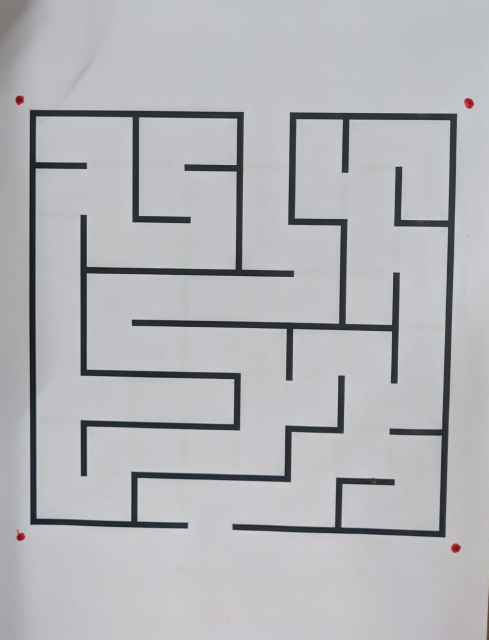
#> input picture maze.jpeg, 978 x 1280 px, given in place of maze.jpg, which was not available (shown at 1/2 size)
$ python Maze_Solver_code.py
#> lines starting #> are read from the running program, lines starting #| are printed output that depends on the picture; after the words box and inside, x2 and y2 are one past the last pixel; in counts of white or black regions, pixels touching at a corner belong together; pictures that were not available may be replaced by others from this repository, and a replacement may not be noted
import cv2
import numpy as np
import serial
import time

points=[]
c=[]
p=0

# [11 lines of commented-out code are left out]

frame = cv2.imread('maze.jpg')   #see to that the image is rotated manually such that the maze opening and closing is in top to bottom direction and not left to right
#> frame is the input picture: shape (1280, 978, 3); mean B, G, R 183.5, 180, 179.3
frame=cv2.resize(frame,(600,600),interpolation=cv2.INTER_AREA)
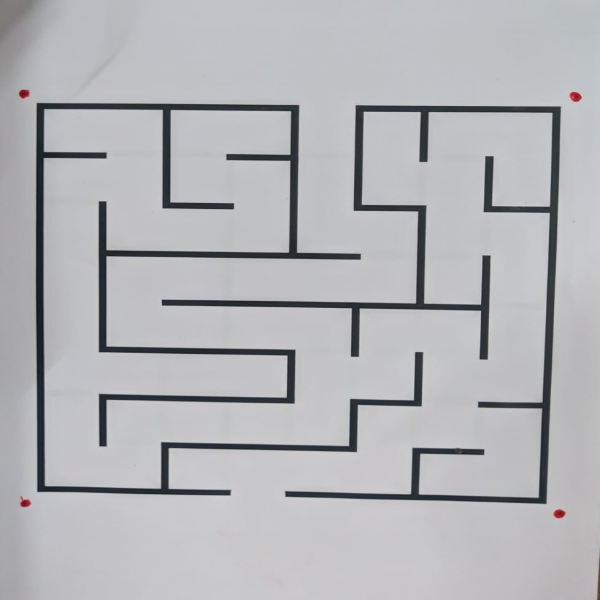
#> frame: shape (600, 600, 3); mean B, G, R 183.5, 180, 179.3
cv2.imshow("MAZE",frame)

def nothing(x):
    pass

cv2.namedWindow("Tracking")

cv2.createTrackbar("LH", "Tracking", 0, 255, nothing)
cv2.createTrackbar("LS", "Tracking", 0, 255, nothing)
cv2.createTrackbar("LV", "Tracking", 0, 255, nothing)
cv2.createTrackbar("UH", "Tracking", 255, 255, nothing)
cv2.createTrackbar("US", "Tracking", 255, 255, nothing)
cv2.createTrackbar("UV", "Tracking", 255, 255, nothing)

hsv = cv2.cvtColor(frame, cv2.COLOR_BGR2HSV)
#> hsv: shape (600, 600, 3); mean H, S, V 115.1, 9.3, 183.7

while True:
    l_h = cv2.getTrackbarPos("LH", "Tracking")
    l_s = cv2.getTrackbarPos("LS", "Tracking")
    l_v = cv2.getTrackbarPos("LV", "Tracking")

    u_h = cv2.getTrackbarPos("UH", "Tracking")
    u_s = cv2.getTrackbarPos("US", "Tracking")
    u_v = cv2.getTrackbarPos("UV", "Tracking")

    l_b = np.array([l_h, l_s, l_v])
    u_b = np.array([u_h, u_s, u_v])

    mask = cv2.inRange(hsv, l_b, u_b)
#> mask: shape (600, 600); every value is 255
    res = cv2.bitwise_and(frame, frame, mask=mask)

    cv2.imshow("res", res)

    key = cv2.waitKey(1)
#> (key Esc is pressed here)
    if key == 27:
        break

cv2.destroyAllWindows()


bgr = cv2.cvtColor(res, cv2.COLOR_HSV2BGR)
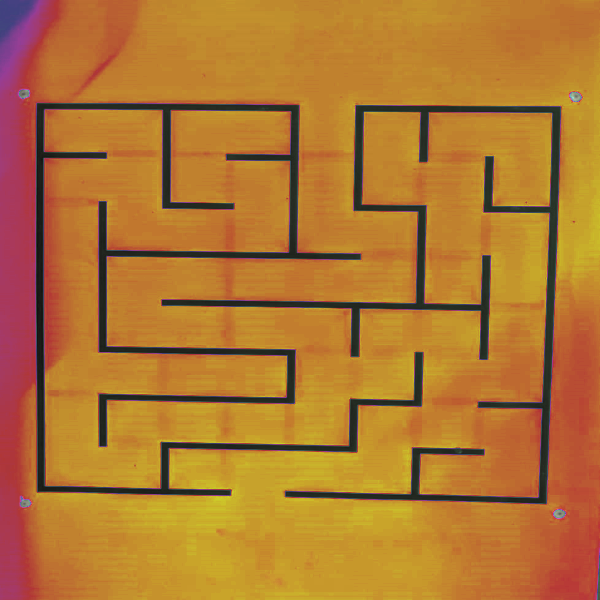
#> bgr: shape (600, 600, 3); mean B, G, R 48.9, 119, 178
gray = cv2.cvtColor(bgr, cv2.COLOR_BGR2GRAY)
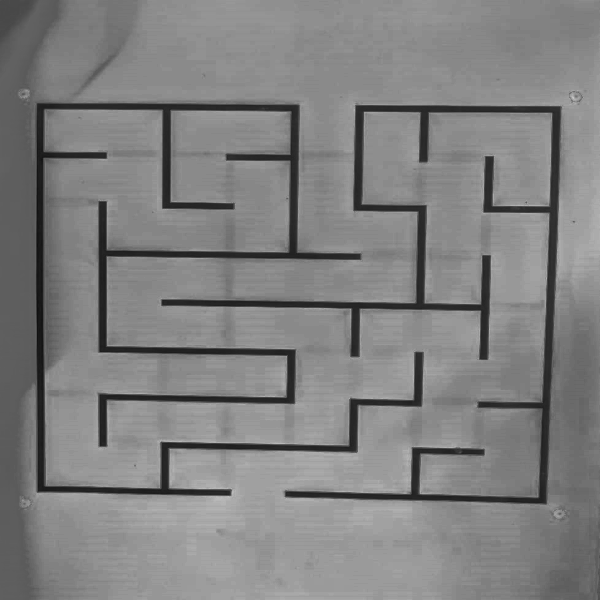
#> gray: shape (600, 600); min 15, max 198, mean 128.7
blurred = cv2.GaussianBlur(gray, (5, 5), 0)
ret, thresh = cv2.threshold(blurred, 127, 255, cv2.THRESH_BINARY_INV)
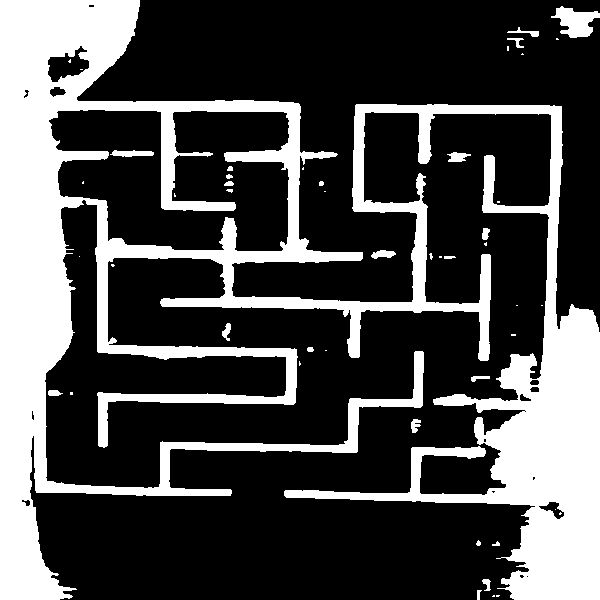
#> thresh: shape (600, 600); 29.2% white; 48 white regions (26 under 20 px), largest, box (x1, y1, x2, y2) and area: (0, 0, 600, 600) 102728, (551, 6, 600, 38) 883, (110, 150, 154, 157) 221
kernel = np.ones((5, 5), np.uint8)
erosion = cv2.erode(thresh, kernel, iterations=1)
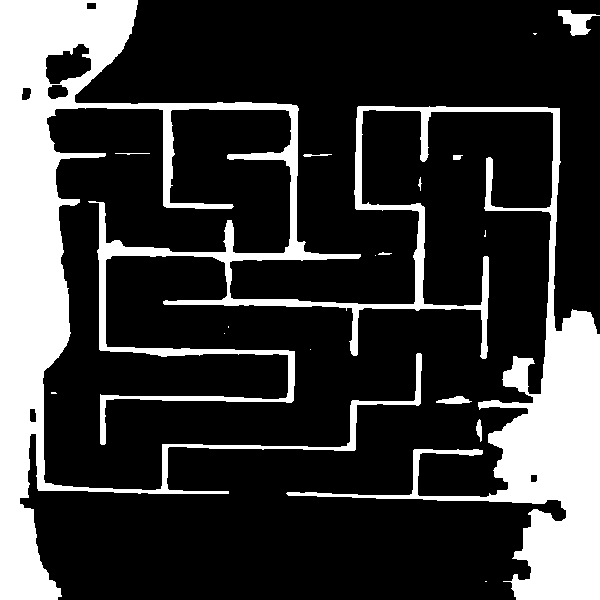
#> erosion: shape (600, 600); 22.6% white; 17 white regions (8 under 20 px)
contours, _ = cv2.findContours(erosion, cv2.RETR_TREE, cv2.CHAIN_APPROX_SIMPLE)
#> contours = 23 contours, 11 with area under 20; largest, box (x1, y1, x2, y2) and area: (0, 0, 600, 600) 76872, (45, 43, 92, 85) 1271, (558, 10, 600, 36) 465, (47, 84, 69, 100) 251, (436, 396, 472, 404) 141

imc=cv2.drawContours(res,contours,-1,(0,255,0),5)
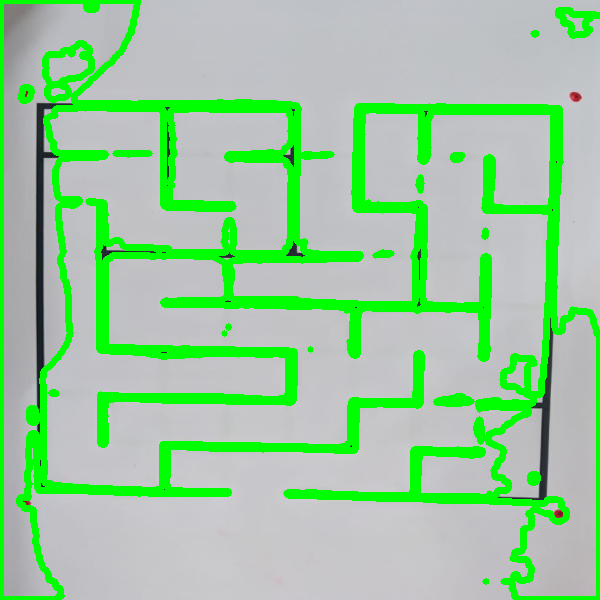
#> imc: shape (600, 600, 3); mean B, G, R 159.2, 201.8, 156
cv2.imshow("dd",imc)
for i in range(len(contours) - 1):
        (x,y),radius = cv2.minEnclosingCircle(contours[i+1])
        x=int(x)
        y=int(y)
        c.append([x,y])
#> this loop made 22 passes
#> (x, y, radius) on passes 1 to 12: (479, 430, 11.01), (453, 401, 17.51), (53, 392, 2.55), (310, 349, 0.0001), (224, 333, 0.0001), (228, 326, 0.5), (375, 255, 0.0001), (384, 253, 6.52), (484, 233, 3.04), (420, 183, 6.5), (457, 157, 4.92), (317, 154, 14.01)
#> after the loop, c = [[479, 430], [453, 401], [53, 392], [310, 349], [224, 333], [228, 326], [375, 255], [384, 253], [484, 233], [420, 183], [457, 157], [317, 154], [132, 153], [534, 33], [578, 15], [299, 299], [533, 478], [32, 415], [25, 93], [57, 91], [69, 65], [91, 5]]

#Now we have to order the points in the order top left(tl),top right(tr),bottom left(bl),bottom right(br)
#the below algorithm will do the ordering of points

#the coordinates with max sum is br
#the coordinates with min sum is tl
csum = [0,0,0,0]
for i in range(len(c)):
#> (the run stopped early here; a loop or call above may not have finished)
